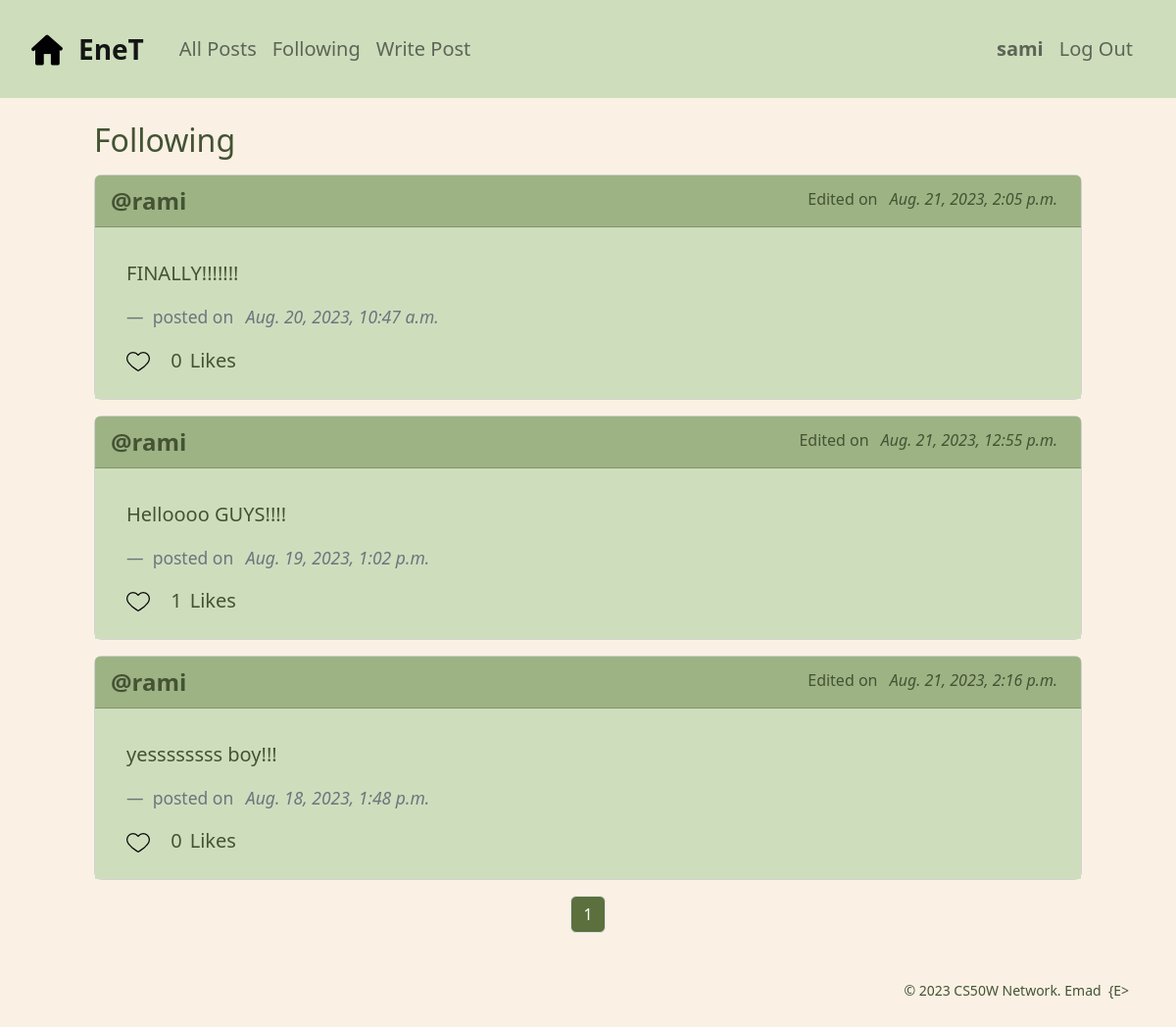
Page /following (signed in) on the earlier database version.
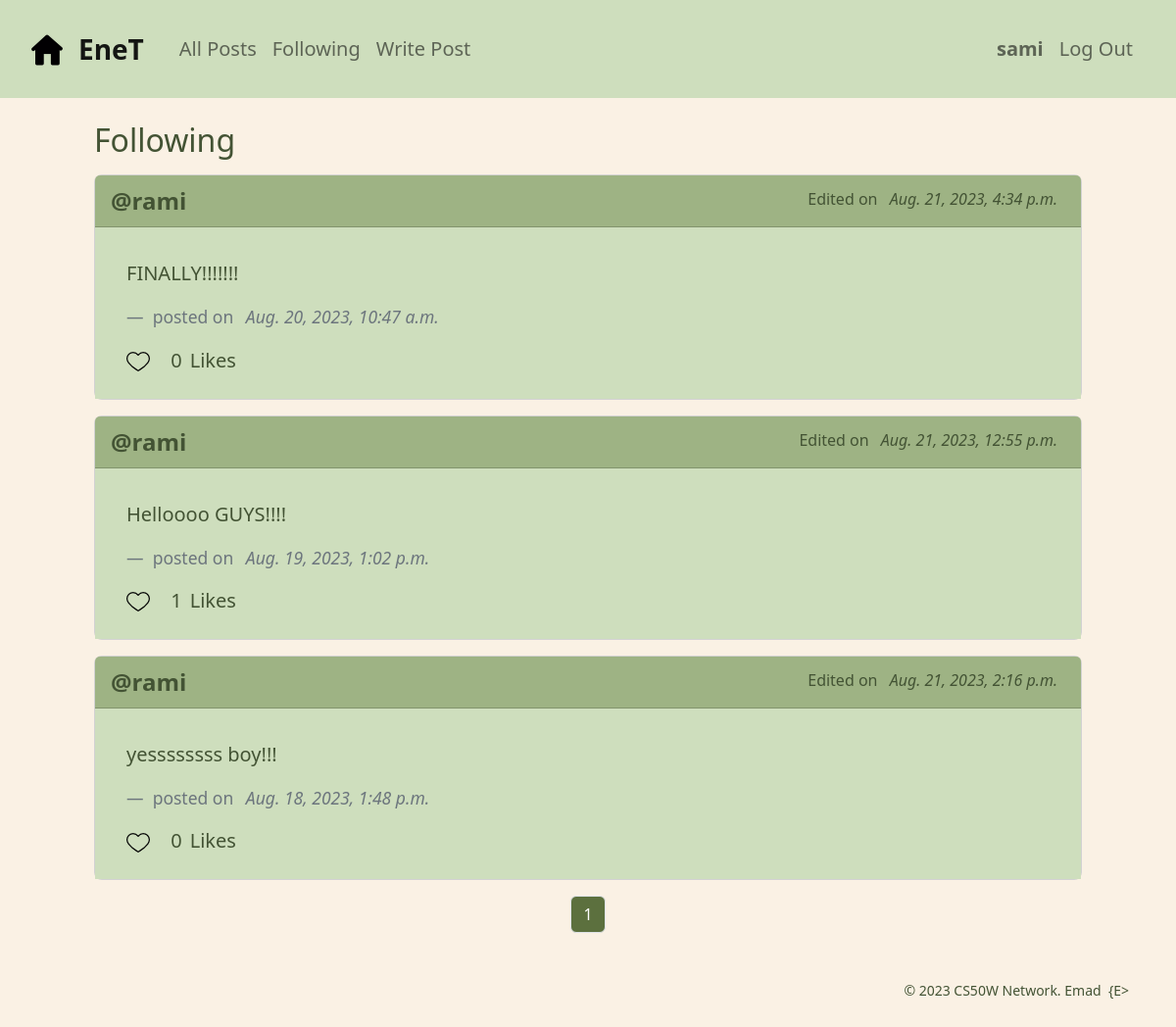
Same page on the later database version.
### network/models.py (models this page shows, shortened)
class Post(models.Model):
    content = models.TextField(blank=True)
    date_posted = models.DateTimeField(auto_now_add=True)    # automatically populated with current date
    edited = models.BooleanField(default=False)
    edited_on = models.DateTimeField(auto_now=True)    # automatically populated with current date on every update of instance
    author = models.ForeignKey(User, on_delete=models.CASCADE, blank=True, null=True, related_name="user_posts")
    likers = models.ManyToManyField(User, blank=True, null=True, related_name="liked_posts")

class User(AbstractUser):
    followers = models.ManyToManyField('self', symmetrical=False, blank=True, null=True, related_name='following')

### network/views.py (the view)
# urls.py: path("following", views.following, name="following"),
@login_required
def following(request):
    current_user = request.user
    followed_users = current_user.following.all()
    followed_users_posts = Post.objects.filter(author__in=followed_users).order_by("-date_posted").all()
    return render(request, "network/following.html", context={
        'page': pagination(request, followed_users_posts),
    })

### network/views.py (called while the page is built)
def pagination(request, objects_list):
    paginator = Paginator(objects_list, 10)
    page_number = request.GET.get('page')
    page = paginator.get_page(page_number)
    return page

### network/templates/network/following.html (shortened to what this page needs)
{% extends "network/layout.html" %}
{% load static %}
{% block body %}
    <div class="mx-5 px-5">
        <h2 class="pt-4">
            Following
        </h2>
    </div>
    <div class="mx-5 px-5">
        {% for post in page %}
            <div class="card my-3 rounded-3">
                <div class="card-header d-flex justify-content-between">
                    <a class="fs-4" href="{% url 'profile' post.author.id %}">@{{post.author}}</a>
                    {% if post.edited %}
                        <span class="mt-1 justify-content-end">Edited on <em class="mx-2">{{post.edited_on}}</em></span>
                    {% endif %}
                </div>
                <div class="card-body">
                    <blockquote class="blockquote mb-0 px-3">
                        <p>
                            <span id="post_{{post.id}}" class="list-inline-item mb-3">{{post.content}}</span>
                        </p>
                        <footer class="blockquote-footer">
                            <span class="">posted on </span>
                            <cite class="mx-2" title="Source Title">{{post.date_posted}}</cite>
                        </footer>
                        <a href="" id="postReaction_{{post.id}}" class="list-inline-item btn-like me-3">
                            <img id="iconHeart_{{post.id}}" src="{% if user in post.likers.all %} {% static 'network/icons/heart-filled.png' %} {% else %} {% static 'network/icons/heart-blank.png' %} {% endif %}" alt="heart icon">
                        </a>
                        <p class="list-inline-item mb-2"><span id="postLikes_{{post.id}}" class="me-2">{{post.likers.count}}</span>Likes</p>
                    </blockquote>
                </div>
            </div>
        {% endfor %}
    </div>
{% endblock %}

Differences in the rows shown:
changed Post "FINALLY!!!!!!!": edited_on "Aug. 21, 2023, 2:05 p.m." → "Aug. 21, 2023, 4:34 p.m."
